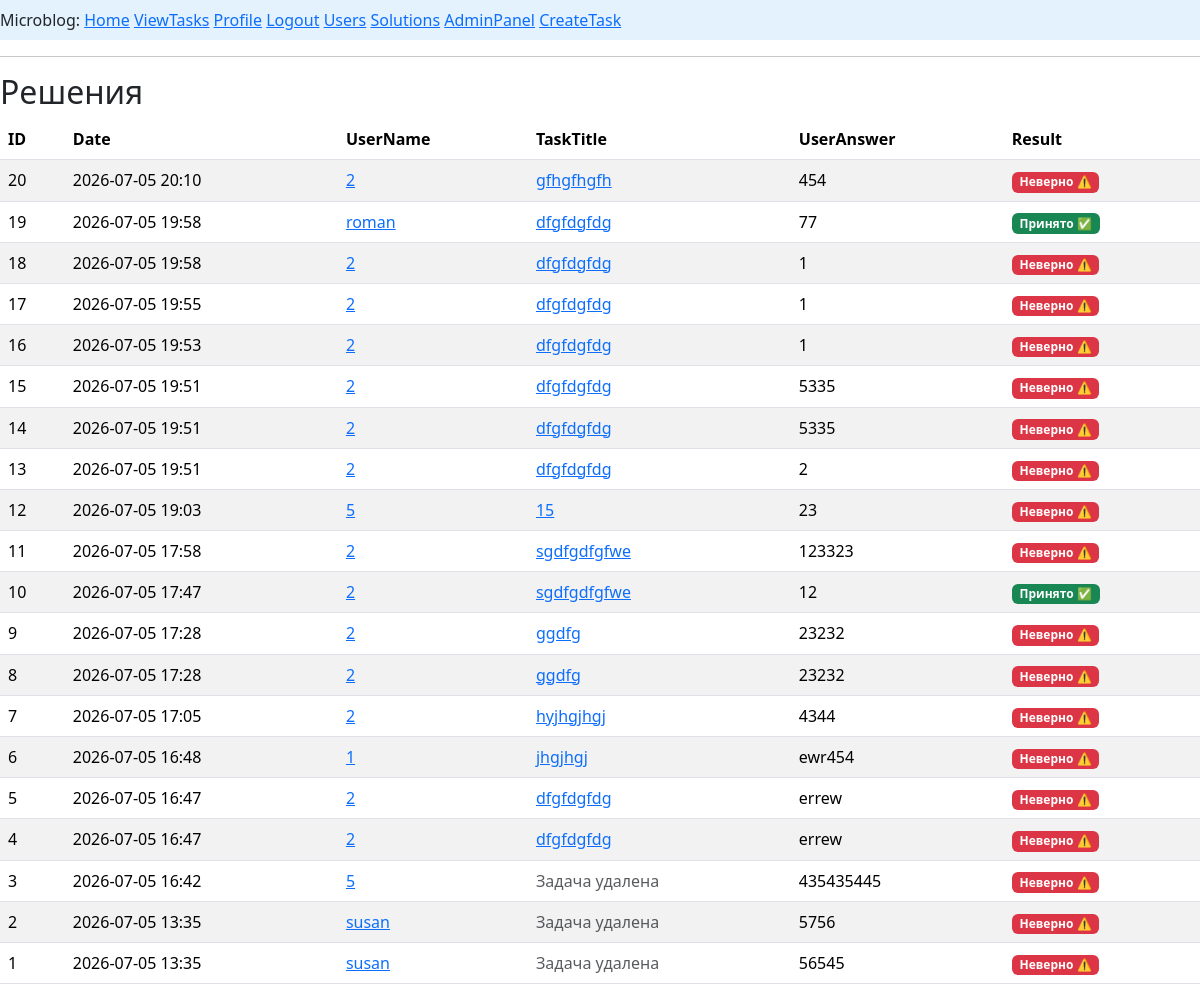
Before: /solutions (signed in) with the older database file.
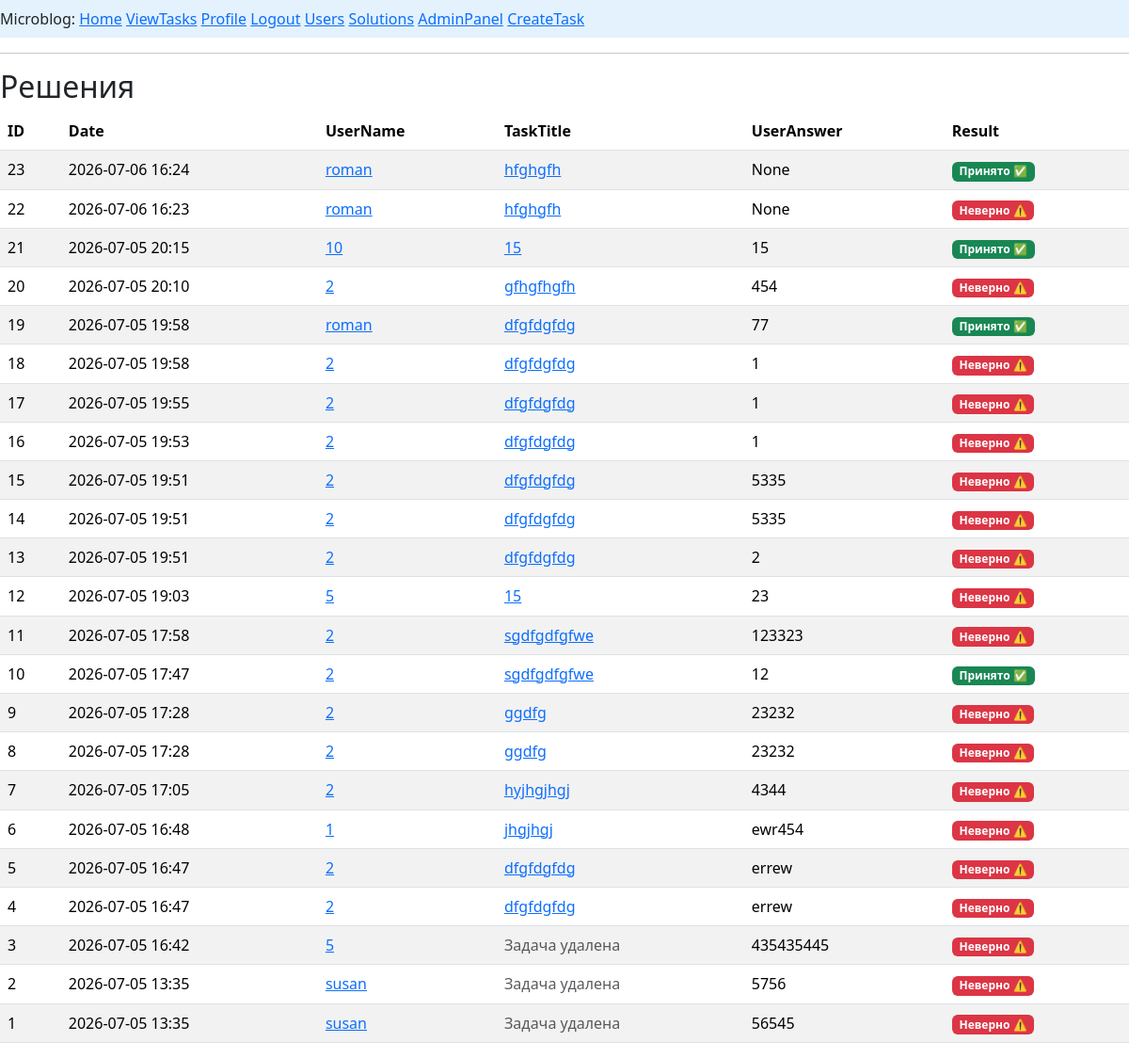
After: the same page with the newer database file.
### app/models.py (models this page shows, shortened)
class Solve(db.Model):
    __tablename__ ='solves'
    id: so.Mapped[int] = so.mapped_column(primary_key=True,autoincrement=True)
    content: so.Mapped[str] = so.mapped_column(sa.String, nullable = True)
    accept: so.Mapped[bool] = so.mapped_column(sa.Boolean, default = False)
    created_date: so.Mapped[datetime] = so.mapped_column(
        index=True, default=lambda: datetime.now(timezone.utc))
    user_id: so.Mapped[int] = so.mapped_column(sa.ForeignKey(User.id),
                                               nullable=True)
    task_id: so.Mapped[int] = so.mapped_column(sa.ForeignKey(Task.id),
                                               nullable=True)
    solver: so.Mapped['User'] = so.relationship(back_populates='solve_user')
    task: so.Mapped['Task'] = so.relationship(back_populates='solve_task')

class User(UserMixin, db.Model):
    __tablename__ ='users'
    id: so.Mapped[int] = so.mapped_column(primary_key=True)
    username: so.Mapped[str] = so.mapped_column(sa.String(64), index=True,
                                                unique=True)
    email: so.Mapped[str] = so.mapped_column(sa.String(120), index=True,
                                             unique=True)
    password_hash: so.Mapped[Optional[str]] = so.mapped_column(sa.String(256))
    posts: so.WriteOnlyMapped['Post'] = so.relationship(back_populates='author')
    about_me: so.Mapped[Optional[str]] = so.mapped_column(sa.String(140))
    last_seen: so.Mapped[Optional[datetime]] = so.mapped_column(
        default=lambda: datetime.now(timezone.utc))
    role_id: so.Mapped[int] = so.mapped_column(sa.ForeignKey(Role.id),index=True)
    role: so.Mapped['Role'] = so.relationship(back_populates='users')
    task_user: so.Mapped['Task']=so.relationship(back_populates='creator')
    solve_user: so.Mapped[list['Solve']] = so.relationship(back_populates='solver')

class Task(db.Model):
    __tablename__ ='tasks'
    id: so.Mapped[int] = so.mapped_column(primary_key=True, autoincrement=True)
    title: so.Mapped[str] = so.mapped_column(sa.String(50), nullable=True)
    content: so.Mapped[str] = so.mapped_column(sa.String, nullable=True, default='Условие')
    subject: so.Mapped[str] = so.mapped_column(sa.String, nullable=True, default='Без темы')
    answer: so.Mapped[str] = so.mapped_column(sa.String, nullable=True, default='Без ответа')
    created_date: so.Mapped[datetime] = so.mapped_column(
        index=True, default=lambda: datetime.now(timezone.utc))
    rating: so.Mapped[int] = so.mapped_column(sa.Integer,nullable=True,default=1)
    user_id: so.Mapped[int] = so.mapped_column(sa.ForeignKey(User.id),
                                               nullable = True)
    creator: so.Mapped['User'] = so.relationship(back_populates='task_user')
    solve_task: so.Mapped[list['Solve']] = so.relationship(back_populates='task',cascade="all,delete")

### app/routes.py (the view)
@app.route('/solutions', methods=['GET'])
@admin_required
def solutions():
    from sqlalchemy.orm import selectinload
    if not current_user.is_authenticated:
        return redirect(url_for('index'))
    '''
    soltn = db.session.scalars(sa.select(Solve)).all()

    return render_template('solutions.html', solutions=soltn)

    '''
    stmt = (
        sa.select(Solve)
        .options(
            selectinload(Solve.solver),   # Подгружаем пользователя (поле solver)
            selectinload(Solve.task)     # Подгружаем задачу (поле task)
        )
        .order_by(Solve.created_date.desc())
    )
    solutions = db.session.scalars(stmt).all()
    return render_template('solutions.html', solutions=solutions,is_admin=is_admin)

### app/models.py (called while the page is built)
@login.user_loader
def load_user(id):
    return db.session.get(User, int(id))

### app/routes.py (called while the page is built)
def admin_required(f):
    @wraps(f)
    @login_required
    def decorated_function(*args, **kwargs):
        if not current_user.role or current_user.role.rolename != 'admin':
            return abort(403) # Forbidden
        return f(*args, **kwargs)
    return decorated_function

@app.before_request
def before_request():
    if current_user.is_authenticated:
        current_user.last_seen = datetime.now(timezone.utc)
        db.session.commit()

### app/templates/solutions.html
{% extends "base.html" %}
{% block content %}
<h2>Решения</h2>
<table class="table table-striped table-hover">
    <thead>
      <tr>
        <th>ID</th>
        <th>Date</th>
        <th>UserName</th>
        <th>TaskTitle</th>
        <th>UserAnswer</th>
        <th>Result</th>
      </tr>
    </thead>
    {%  if solutions %}
        {% for u in solutions%}
        <tr>
            <td>{{u.id}}</td>
            <td>{{u.created_date.strftime('%Y-%m-%d %H:%M')}}</td>
            {% if u.solver %}
                <td><a href="/user/{{ u.solver.username }}">{{u.solver.username}}</a></td>
            {% else %}
                <td><span class="text-muted">Пользователь удален</span></td>
            {% endif %}
            {% if u.task %}
                <td><a href="/task/{{ u.task.id }}">{{u.task.title}}</a></td>
            {% else %}
                <td><span class="text-muted">Задача удалена</span></td>
            {% endif %}
            <td>{{u.content}}</td>
            <td>
                {% if u.accept %}
                        <span class="badge bg-success">Принято ✅</span>
                    {% else %}
                        <span class="badge bg-danger">Неверно ⚠️</span>
                    {% endif %}
            </td>
        </tr>
        {% endfor %}
    {% else %}
    <p class="text-muted">Пока нет ни одного решения для этой задачи.</p>
    {%endif%}
    </table>
{% endblock %}

Changed rows visible on the page:
added Solve: id "23", created_date "2026-07-06 16:24", solver.username "roman", task "hfghgfh", content "None", accept "Принято ✅"
added Solve: id "22", created_date "2026-07-06 16:23", solver.username "roman", task "hfghgfh", content "None", accept "Неверно ⚠️"
added Solve: id "21", created_date "2026-07-05 20:15", solver.username "10", task "15", content "15", accept "Принято ✅"
